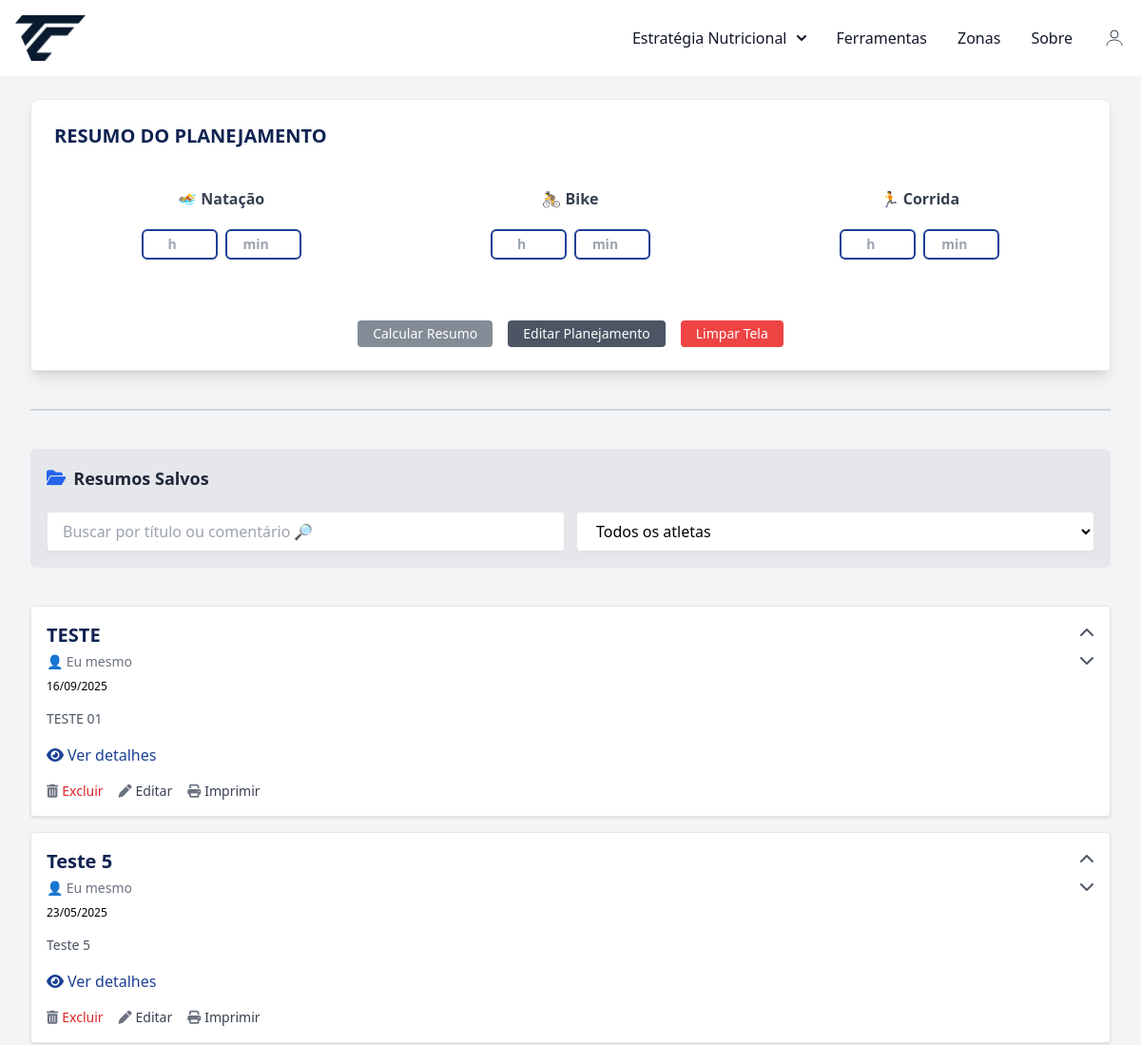
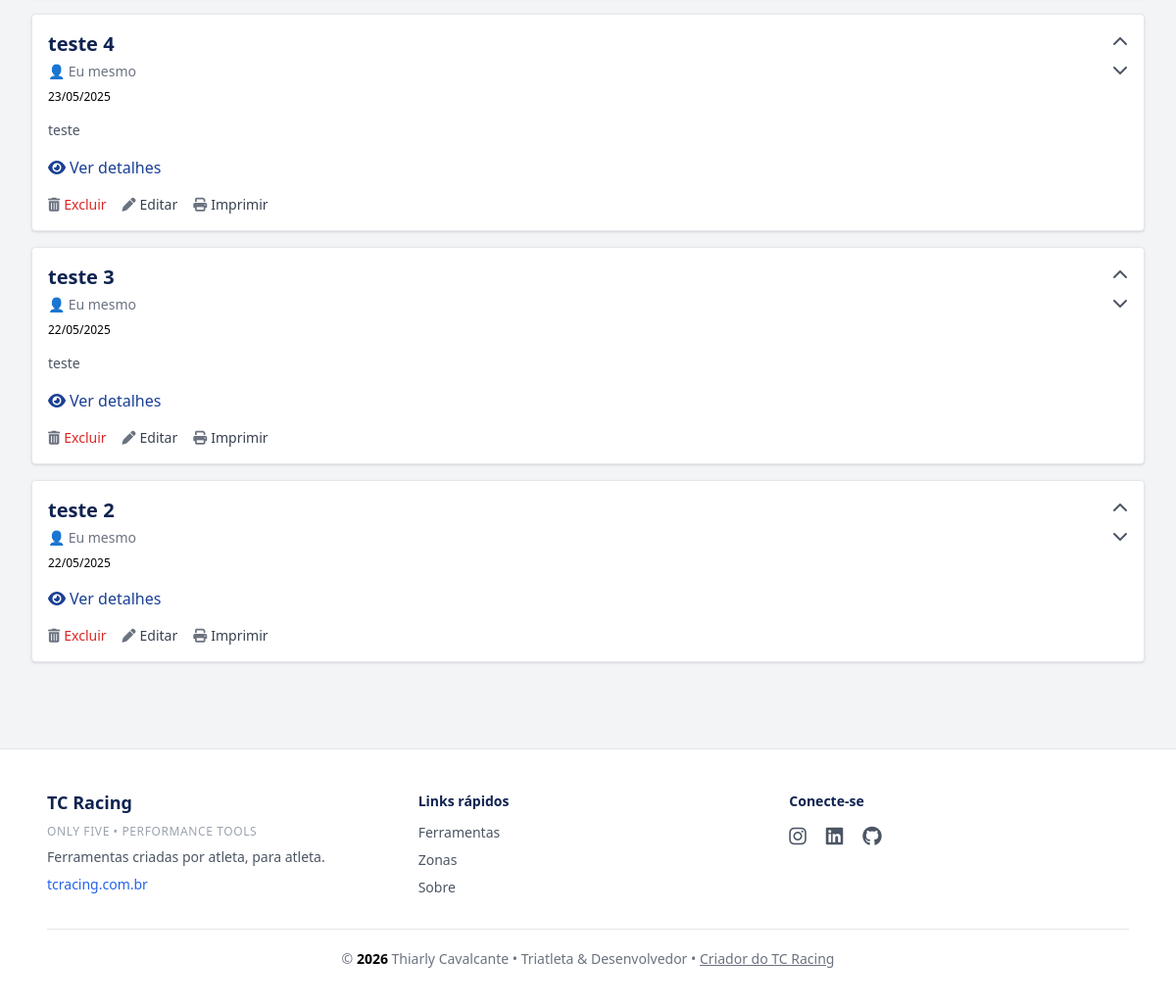
/resumo (signed in), run on the app's committed database (2 pictures, top to bottom).
### conversor/models.py (models this page shows, shortened)
class ResumoSalvo(database.Model):
    __tablename__ = 'resumos_salvos'
    id = database.Column(database.Integer, primary_key=True)
    pessoa_id = database.Column(database.Integer, database.ForeignKey('pessoas.id'), nullable=True)
    user_id = database.Column(database.Integer, database.ForeignKey('user.id'), nullable=False)
    token_publico = database.Column(database.String(100), unique=True, nullable=True)
    nome_treino = database.Column(database.String(100), nullable=False)
    data = database.Column(database.Date, nullable=False)
    comentario = database.Column(database.Text)
    resumo_dados = database.Column(database.JSON, nullable=False)
    suplementos_utilizados = database.Column(database.Text, nullable=True)  # ✅ Novo campo
    tempo_natacao = database.Column(database.Float)
    tempo_bike = database.Column(database.Float)
    tempo_corrida = database.Column(database.Float)
    tempo_total = database.Column(database.Float)
    ordem = database.Column(database.Integer, nullable=False, default=0)
    pessoa = database.relationship('Pessoa', backref='resumos')
    criado_em = database.Column(database.DateTime, default=datetime.utcnow)

### conversor/router.py (the view, shortened to what this page needs)
@app.route('/resumo', methods=['GET', 'POST'])
@login_required
def resumo_view():
    form = ResumoForm()
    form_salvar = SalvarResumoForm()
    form_salvar.pessoa_id.choices = [(0, 'Eu mesmo')] + [
        (p.id, p.nome) for p in Pessoa.query.filter_by(user_id=current_user.id).order_by(Pessoa.nome.asc()).all()]
    if request.method == 'POST' and 'limpar' in request.form:
        return redirect(url_for('resumo_view'))
    itens = PlanejamentoItem.query.filter_by(user_id=current_user.id).all()
    itens_utilizados = [f"{item.quantidade}x {item.suplemento.nome}" for item in itens if item.suplemento]
    itens_utilizados_str = ", ".join(itens_utilizados)
    totais = calcular_totais_planejamento(itens)
    totais_por_hora = {}
    tempo_total = 0
    resumo_dados = {}
    search = request.args.get("search", "").strip()
    pessoa_filtro = request.args.get("pessoa_filtro", "")
    pessoas = Pessoa.query.filter_by(user_id=current_user.id).order_by(Pessoa.nome.asc()).all()
    resumos_query = ResumoSalvo.query.filter_by(user_id=current_user.id)
    if pessoa_filtro == "eu":
        resumos_query = resumos_query.filter(ResumoSalvo.pessoa_id.is_(None))
    elif pessoa_filtro:
        resumos_query = resumos_query.filter(ResumoSalvo.pessoa_id == int(pessoa_filtro))
    resumos = resumos_query.order_by(ResumoSalvo.ordem.desc(), ResumoSalvo.id.desc()).all()
    return render_template(
        "resumo.html",
        form=form,
        totais=totais_por_hora,
        resumo=resumo_dados,
        tempo_total=round(tempo_total, 2),
        current_date=date.today().isoformat(),
        resumos=resumos,  # <-- novo contexto
        itens_utilizados=itens_utilizados_str,
        form_salvar=form_salvar,
        pessoas=pessoas,
        pessoa_filtro=pessoa_filtro
    )

### conversor/forms.py
class ResumoForm(FlaskForm):
    tempo_natacao_horas = IntegerField('Horas Natação', validators=[Optional(), NumberRange(min=0)])
    tempo_bike_horas = IntegerField('Horas Bike', validators=[Optional(), NumberRange(min=0)])
    tempo_corrida_horas = IntegerField('Horas Corrida', validators=[Optional(), NumberRange(min=0)])
    tempo_natacao_minutos = IntegerField('Minutos Natação', validators=[Optional(), NumberRange(min=0, max=59)])
    tempo_bike_minutos = IntegerField('Minutos Bike', validators=[Optional(), NumberRange(min=0, max=59)])
    tempo_corrida_minutos = IntegerField('Minutos Corrida', validators=[Optional(), NumberRange(min=0, max=59)])
    submit_calcular = SubmitField('Calcular Resumo')
    submit_limpar = SubmitField('Limpar Tela')
    submit_salvar = SubmitField('Salvar Resumo')

class SalvarResumoForm(FlaskForm):
    pessoa_id = SelectField('Pessoa / Atleta', coerce=int, choices=[], validators=[Optional()])
    nome_treino = StringField('Nome do Treino', validators=[DataRequired()])
    data = DateField("Data", format="%Y-%m-%d", validators=[DataRequired()])
    comentario = TextAreaField('Comentário')
    submit = SubmitField('Salvar Resumo')

### conversor/models.py (called while the page is built)
@login_manager.user_loader
def load_user(user_id):
    return User.query.get(int(user_id))

### conversor/templates/resumo.html (shortened to what this page needs)
{% extends "base.html" %}
{% block content %}
<div class="max-w-7xl mx-auto px-4 sm:px-6 lg:px-8 py-6 space-y-10">
  <div class="bg-white rounded-t-lg shadow-lg p-6 border border-gray-200">
    <h2 class="text-xl text-center font-semibold mb-6 sm:mb-10 title-nave">RESUMO DO PLANEJAMENTO</h2>
    <form method="POST" class="grid grid-cols-1 md:grid-cols-3 gap-4 text-sm text-gray-700">
      <form method="POST" class="grid grid-cols-1 md:grid-cols-3 gap-6 mb-6 text-sm text-gray-700 text-center items-center justify-center">
        <div class="flex flex-col items-center gap-1">
          <label class="text-base font-semibold mb-4">🏊 Natação</label>
          <div class="flex gap-2">
            {{ form.tempo_natacao_horas(id="natacao_h", class="w-20 text-center py-1 px-1 border-2 border-solid border-nave rounded-md bg-white shadow-sm text-babase font-semibold mb-4 sm:mb-8", placeholder="h") }}
            {{ form.tempo_natacao_minutos(id="natacao_min", class="w-20 text-center py-1 px-1 border-2 border-solid border-nave rounded-md bg-white shadow-sm text-babase font-semibold mb-4 sm:mb-8", placeholder="min") }}
          </div>
        </div>
        <div class="flex flex-col items-center gap-1">
          <label class="text-base font-semibold mb-4">🚴 Bike</label>
          <div class="flex gap-2">
            {{ form.tempo_bike_horas(id="bike_h", class="w-20 text-center py-1 px-2 border-2 border-solid border-nave rounded-md bg-white shadow-sm text-babase font-semibold mb-4 sm:mb-8", placeholder="h") }}
            {{ form.tempo_bike_minutos(id="bike_min", class="w-20 text-center py-1 px-2 border-2 border-solid border-nave  rounded-md bg-white shadow-sm text-babase font-semibold mb-4 sm:mb-8", placeholder="min") }}
          </div>
        </div>
        <div class="flex flex-col items-center gap-1">
          <label class="text-base font-semibold mb-4">🏃 Corrida</label>
          <div class="flex gap-2">
            {{ form.tempo_corrida_horas(id="corrida_h", class="w-20 text-center py-1 px-2 border-2 border-solid border-nave  rounded-md bg-white shadow-sm text-babase font-semibold mb-4 sm:mb-8", placeholder="h") }}
            {{ form.tempo_corrida_minutos(id="corrida_min", class="w-20 text-center py-1 px-2 border-2 border-solid border-nave  rounded-md bg-white shadow-sm text-babase font-semibold mb-4 sm:mb-8", placeholder="min") }}
          </div>
        </div>
        <div class="md:col-span-3 flex flex-col sm:flex-row justify-center gap-4 mt-4">
          <button id="calcularResumoBtn"
            type="submit"
            class="text-white text-sm px-4 py-1 rounded disabled:opacity-50 disabled:cursor-not-allowed btn-nave">
            Calcular Resumo
          </button>
          <a href="{{ url_for('planejamento') }}" class="bg-gray-600 text-center hover:bg-gray-800 text-white text-sm px-4 py-1 rounded">Editar Planejamento</a>
          <button type="submit" name="limpar" class="bg-red-500 hover:bg-red-600 text-white text-sm px-4 py-1 rounded">Limpar Tela</button>
        </div>
      </form>
</div>
{% if resumos %}
<hr class="my-10 border-t-2 border-gray-300">
<div class="bg-gray-200 border border-gray-200 rounded-md p-4 mb-6 w-full max-w-7xl mx-auto">
  <h2 class="text-lg font-bold text-gray-800 border-b pb-2 mb-3 flex items-center gap-2">
    <i class="fas fa-folder-open text-blue-600"></i> Resumos Salvos
  </h2>
<form method="get" class="grid grid-cols-1 md:grid-cols-2 gap-3 w-full">
  <input type="text" name="search" id="campoBusca"
         value="{{ request.args.get('search', '') }}"
         placeholder="Buscar por título ou comentário 🔎"
         class="w-full px-4 py-2 border rounded shadow-sm">
  <select name="pessoa_filtro"
          onchange="this.form.submit()"
          class="w-full px-4 py-2 border rounded shadow-sm bg-white">
      <option value="">Todos os atletas</option>
  </select>
</form>
</div>
  <div id="resumosContainer">
    {% set icones = {
      "Macronutrientes": "⛽️",
      "Eletrólitos": "💧",
      "Vitaminas": "💊",
      "Estimulantes e Compostos": "🔥",
      "Aminoácidos": "🧬"
    } %}
    {% set cores = {
      "Macronutrientes": "bg-blue-400",
      "Eletrólitos": "bg-blue-300",
      "Estimulantes e Compostos": "bg-blue-200",
      "Vitaminas": "bg-blue-100",
      "Aminoácidos": "bg-blue-50"
    } %}
    {% for resumo in resumos %}
    <div class="bg-white rounded shadow p-4 mb-4 border border-gray-200">
      <div class="flex justify-between items-start">
        <div onclick="toggleResumo('resumo-{{ loop.index }}')" class="cursor-pointer w-full">
          <h3 class="text-xl font-semibold title-nave">{{ resumo.nome_treino }}</h3>
          <div class="text-sm text-gray-500 mt-1">
            👤 {{ resumo.pessoa.nome if resumo.pessoa else "Eu mesmo" }}
          </div>
          <div class="text-xs mb-4 mt-2">{{ resumo.data.strftime('%d/%m/%Y') }}</div>
          <div class="text-sm text-gray-600 whitespace-pre-wrap font-sans">{{ resumo.comentario }}</div>
          <div class="flex items-center gap-1 resumo-nave ext-sm mt-4 cursor-pointer detalhes-link" data-id="resumo-{{ loop.index }}">
            <i class="fas fa-eye"></i> Ver detalhes
          </div>
        </div>
        <div class="flex flex-col items-center space-y-1 sm:ml-4">
          <a href="/resumo/mover_cima/{{ resumo.id }}" title="Mover para cima" class="text-gray-600 hover:text-black">
            <i class="fas fa-chevron-up"></i>
          </a>
          <a href="/resumo/mover_baixo/{{ resumo.id }}" title="Mover para baixo" class="text-gray-600 hover:text-black">
            <i class="fas fa-chevron-down"></i>
          </a>
        </div>
      </div>
      <div class="mt-4 flex gap-4 ml-auto items-center">
        <form method="POST" action="{{ url_for('deletar_resumo', id=resumo.id) }}" onsubmit="return confirm('Tem certeza que deseja excluir este resumo?');">
          <button type="submit" class="flex items-center gap-1 text-sm text-red-600 hover:underline">
            <i class="fas fa-trash-alt text-gray-500 hover:text-gray-800"></i> Excluir
          </button>
        </form>
        <a href="{{ url_for('editar_resumo', id=resumo.id) }}" class="flex items-center gap-1 text-sm text-gray-700 hover:underline">
          <i class="fas fa-pen text-gray-500 hover:text-gray-800"></i> Editar
        </a>
        <a href="{{ url_for('print_resumo', id=resumo.id) }}"
        target="_blank" rel="noopener"
        class="flex items-center gap-1 text-sm text-gray-700 hover:underline">
       <i class="fas fa-print text-gray-500 hover:text-gray-800"></i> Imprimir
     </a>
      </div>
        {% set ordem = ["Macronutrientes", "Eletrólitos", "Estimulantes e Compostos", "Vitaminas",  "Aminoácidos"] %}
        {% set ordem_eletrolitos = ["Sódio", "Magnésio", "Potássio", "Cálcio"] %}
    </div>
    {% endfor %}
  </div>
</div>
{% endif %}
{% endblock %}

### conversor/static/css/style.css (style rules this page uses)
html { height: 100%; }
body { display: flex; flex-direction: column; min-height: 100vh; margin: 0; }
.btn-nave { background-color: #0a1a2f; color: white; }
.title-nave { position: relative; display: inline-block; color: #0F2351; font-weight: 700; }
.title-nave::after { content: ""; position: absolute; width: 0; height: 3px; left: 0; bottom: -4px; background-color: #0a1a2f; transition: width 0.3s ease; }
.resumo-nave { color: #1b4094; }
.border-nave { border-color: #1b4094 !important; }

### data on the page
ResumoSalvo: nome_treino "TESTE", pessoa "Eu mesmo", data "16/09/2025", comentario "TESTE 01"
ResumoSalvo: nome_treino "Teste 5", pessoa "Eu mesmo", data "23/05/2025", comentario "Teste 5"
ResumoSalvo: nome_treino "teste 4", pessoa "Eu mesmo", data "23/05/2025", comentario "teste"
ResumoSalvo: nome_treino "teste 3", pessoa "Eu mesmo", data "22/05/2025", comentario "teste"
ResumoSalvo: nome_treino "teste 2", pessoa "Eu mesmo", data "22/05/2025"
